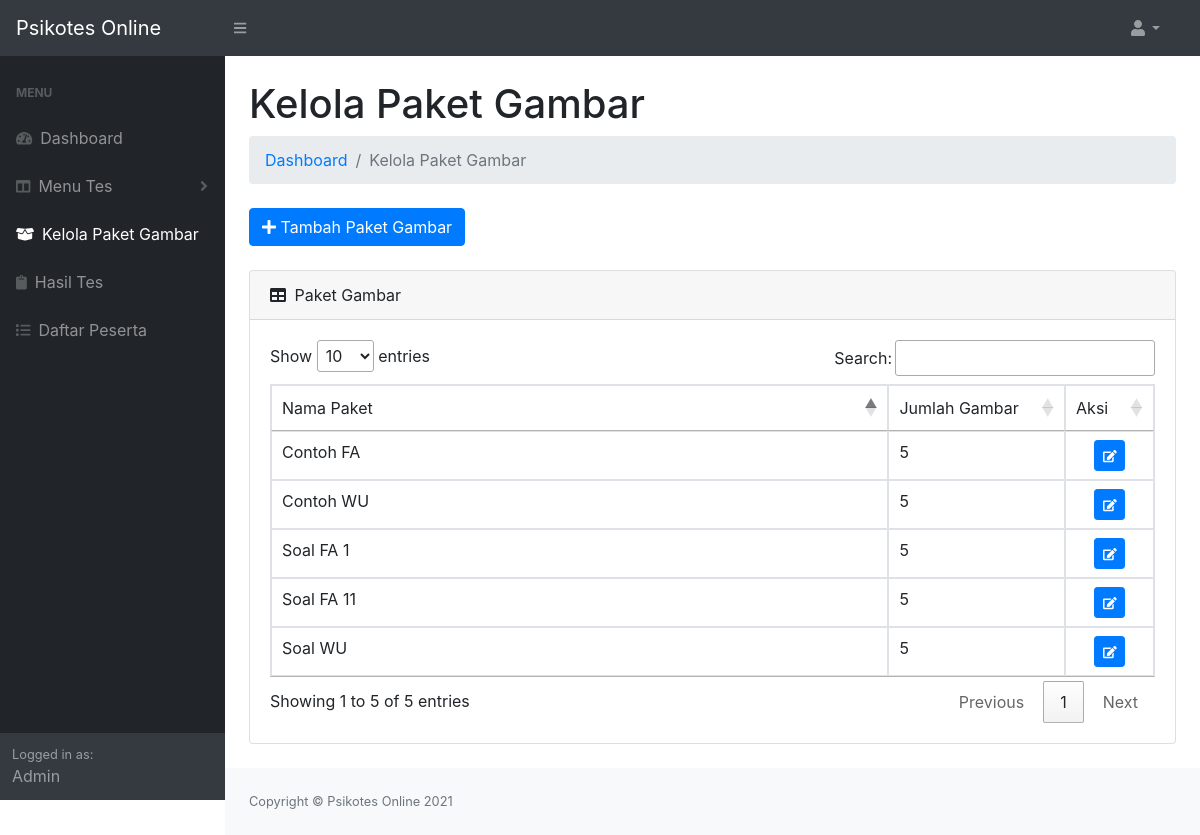
/admin/kelola-paket-gambar.php, run on the app's committed database.
### tables this page shows
CREATE TABLE `tbl_paketgambar` (
  `id_paket` int(11) NOT NULL,
  `nama_paket` varchar(50) NOT NULL,
  `gambar` varchar(54) NOT NULL,
  `jumlah_gambar` int(11) NOT NULL,
  `added_at` datetime NOT NULL DEFAULT current_timestamp()
);

### admin/kelola-paket-gambar.php (the view, shortened to what this page needs)
<?php
include("../koneksi.php");
?>
<!DOCTYPE html>
<html lang="en">
<head>
    <?php
    include("header.php");
    ?>
</head>
<body class="sb-nav-fixed">
    <?php
    include("sidebar.php");
    ?>
    <div id="layoutSidenav_content">
        <main>
            <div class="container-fluid">
                <h1 class="mt-4">Kelola Paket Gambar</h1>
                <ol class="breadcrumb mb-4">
                    <li class="breadcrumb-item"><a href="dashboard.php">Dashboard</a></li>
                    <li class="breadcrumb-item active">Kelola Paket Gambar</li>
                </ol>
                <div class="row mb-4 ml-0">
                    <a class="btn btn-primary" href="add-paket-gambar.php"><i class="fa fa-plus"></i> Tambah Paket Gambar</a>
                </div>
                <div class="card mb-4">
                    <div class="card-header">
                        <i class="fas fa-table mr-1"></i>
                        Paket Gambar
                    </div>
                    <div class="card-body">
                        <div class="table-responsive">
                            <table class="table table-bordered" id="dataTable" width="100%" cellspacing="0">
                                <thead>
                                    <td>Nama Paket</td>
                                    <td width="20%">Jumlah Gambar</td>
                                    <td width="10%">Aksi</td>
                                </thead>
                                <?php
                                $listPaket = mysqli_query($db, "SELECT * FROM `tbl_paketgambar`");
                                if (mysqli_num_rows($listPaket) > 0) {
                                    while ($data = mysqli_fetch_array($listPaket)) {
                                ?>
                                        <tr>
                                            <td><?= $data['nama_paket'] ?></td>
                                            <td><?= $data['jumlah_gambar'] ?></td>
                                            <td align="center">
                                                <a href="edit-paket-gambar.php?id=<?php echo $data['id_paket']; ?>" class="btn btn-primary btn-sm">
                                                    <i class="fa fa-edit fa-sm"></i>
                                                </a>
                                            </td>
                                        </tr>
                                <?php
                                    }
                                }
                                ?>
                            </table>
                        </div>
                    </div>
                </div>
            </div>
        </main>
        <footer class="py-4 bg-light mt-auto">
            <div class="container-fluid">
                <div class="d-flex align-items-center justify-content-between small">
                    <div class="text-muted">Copyright &copy; Psikotes Online 2021</div>
                </div>
            </div>
        </footer>
    </div>
    </div>
</body>
</html>

### data on the page
tbl_paketgambar: nama_paket "Contoh FA", jumlah_gambar "5"
tbl_paketgambar: nama_paket "Soal FA 1", jumlah_gambar "5"
tbl_paketgambar: nama_paket "Soal FA 11", jumlah_gambar "5"
tbl_paketgambar: nama_paket "Soal WU", jumlah_gambar "5"
tbl_paketgambar: nama_paket "Contoh WU", jumlah_gambar "5"
